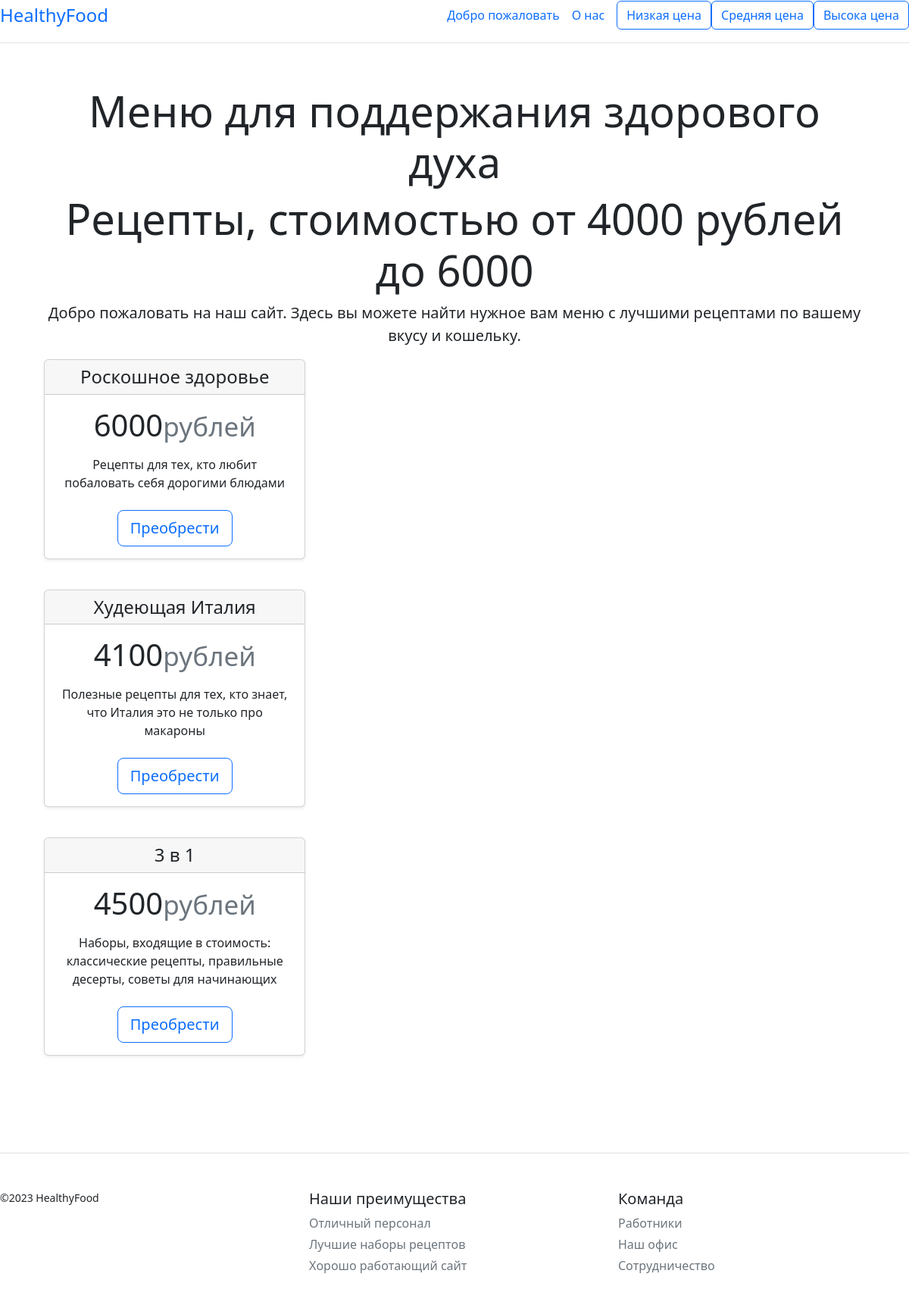
Screenshot of /filter_3 with the database file from the repository.
### data/products.py (models this page shows, shortened)
class Product(SqlAlchemyBase):
    __tablename__ = 'products'
    id = sqlalchemy.Column(sqlalchemy.Integer,
                           primary_key=True, autoincrement=True)
    name = sqlalchemy.Column(sqlalchemy.String(100),
                             nullable=False)
    about = sqlalchemy.Column(sqlalchemy.String(100),
                              nullable=False)
    price = sqlalchemy.Column(sqlalchemy.Integer,
                              nullable=False)

### main.py (the view)
@app.route('/filter_3')
def filter_3():
    items_3 = db_session.create_session().query(Product).filter(Product.price >= 4000)
    return render_template('filter_3.html', data=items_3)

### data/db_session.py (called while the page is built)
def create_session() -> Session:
    global __factory
    return __factory()

### templates/filter_3.html (shortened to what this page needs)
{% extends 'base.html' %}
{% block body %}
<div class="container py-3">
    <div class="pricing-header p-3 pb-md-4 mx-auto text-center">
        <h1 class="display-4 fw-normal">Меню для поддержания здорового духа</h1>
        <h1 class="display-4 fw-normal">Рецепты, стоимостью от 4000 рублей до 6000</h1>
        <p class="fs-5 text-body-secondary">Добро пожаловать на наш сайт. Здесь вы можете найти нужное вам меню с
            лучшими рецептами по вашему вкусу и кошельку.</p>
        <div class="card-deck mb-3 text-center">
            <div align="center">
            {% for i in data %}
            <main>
                <div class="row row-cols-1 row-cols-md-3 mb-3 text-center">
                    <div class="col">
                        <div class="card mb-4 shadow-sm">
                            <div class="card-header">
                                <h4 class="my-0 front-weight-normal">{{i.name}}</h4>
                            </div>
                            <div class="card-body">
                                <h1 class="card-title pricing-card-title">{{i.price}}<small
                                        class="text-muted">рублей</small></h1>
                                <ul class="list-unstyled mt-3 mb-4">
                                    <li>{{i.about}}</li>
                                </ul>
                                <a href="/buy" class="btn btn-lg btn-block btn-outline-primary"> Преобрести </a>
                            </div>
                        </div>
                    </div>
            </main>
            {% endfor %}
                </div>
        </div>
    </div>
</div>
{% endblock %}

### rows the page displays
Product: name "Роскошное здоровье", price "6000", about "Рецепты для тех, кто любит побаловать себя дорогими блюдами"
Product: name "Худеющая Италия", price "4100", about "Полезные рецепты для тех, кто знает, что Италия это не только про макароны"
Product: name "3 в 1", price "4500", about "Наборы, входящие в стоимость: классические рецепты, правильные десерты, советы для начинающих"
